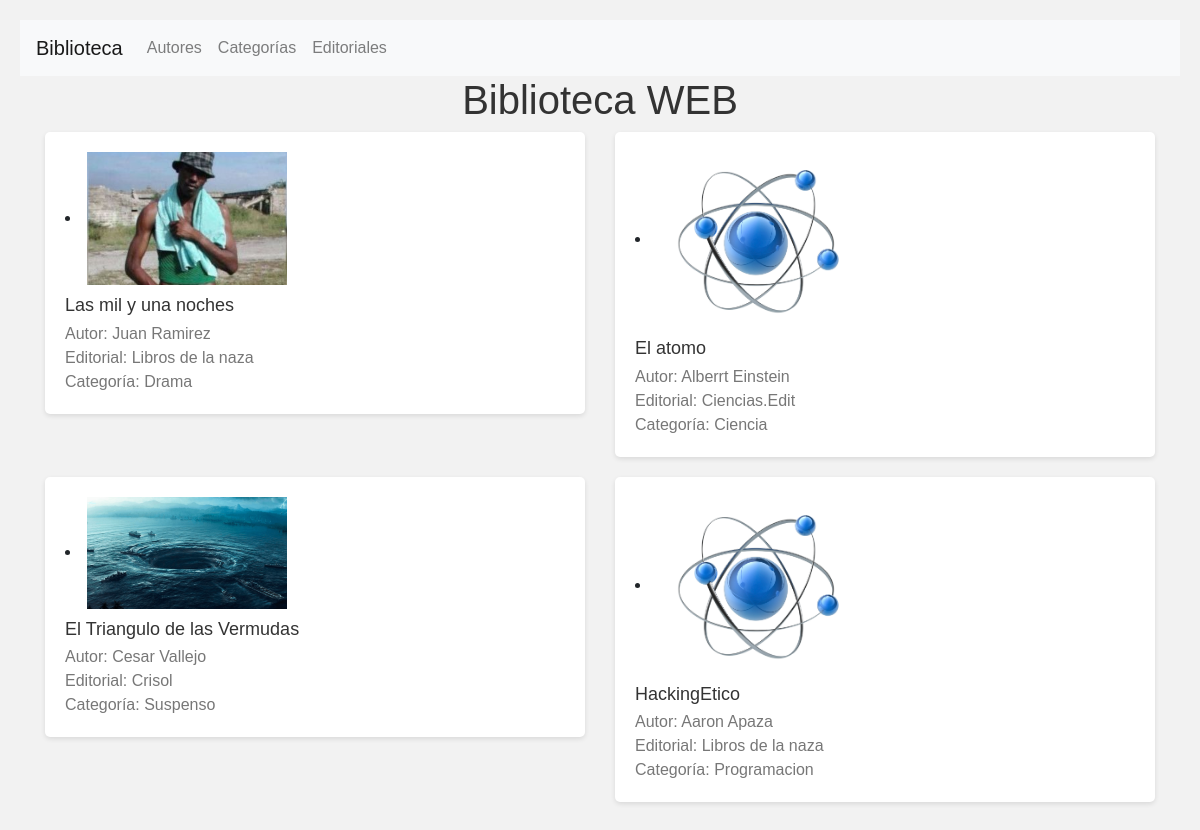
The page / on the database its author committed.
### biblioteca/models.py (models this page shows, shortened)
class Libro(models.Model):
    titulo = models.CharField(max_length=200)
    autor = models.ForeignKey(Autor, on_delete=models.CASCADE)
    categoria = models.ForeignKey(Categoria, on_delete=models.CASCADE)
    editorial = models.ForeignKey(Editorial, on_delete=models.CASCADE)
    portada = models.ImageField(upload_to='portadas/', blank=True, null=True)

class Autor(models.Model):
    nombre = models.CharField(max_length=200)
    apellido = models.CharField(max_length=200)
    foto = models.ImageField(upload_to='foto/', blank=True, null=True)
    def __str__(self):
        return f"{self.nombre} {self.apellido}"

class Editorial(models.Model):
    nombre = models.CharField(max_length=100)
    direccion = models.CharField(max_length=200)
    def __str__(self):
        return self.nombre

class Categoria(models.Model):
    nombre = models.CharField(max_length=200)
    def __str__(self):
        return self.nombre

### biblioteca/views.py (the view)
# urls.py: path('', views.lista_libros, name='lista_libros'),
def lista_libros(request):
    libros = Libro.objects.all()
    return render(request, 'lista_libros.html', {'libros': libros})

### biblioteca/templates/lista_libros.html (shortened to what this page needs)
<!DOCTYPE html>
<html>
<head>
    <link rel="stylesheet" href="https://stackpath.bootstrapcdn.com/bootstrap/4.5.0/css/bootstrap.min.css">
</head>
<body>
    <nav class="navbar navbar-expand-lg navbar-light bg-light">
        <a class="navbar-brand" href="{% url 'lista_libros' %}">Biblioteca</a>
        <div class="collapse navbar-collapse" id="navbarNav">
            <ul class="navbar-nav">
                <a class="nav-link" href="{% url 'autores' %}">Autores</a>
                <a class="nav-link" href="{% url 'categorias' %}">Categorías</a>
                <a class="nav-link" href="{% url 'editoriales' %}">Editoriales</a>
            </ul>
        </div>
    </nav>
    <h1>Biblioteca WEB</h1>
    <div class="container">
        <div class="row">
            {% for libro in libros %}
            <div class="col-md-6">
                <li>
                    <img src="{{ libro.portada.url }}" alt="Portada del libro">
                    <div class="book-details">
                        <h2>{{ libro.titulo }}</h2>
                        <p>Autor: {{ libro.autor }}</p>
                        <p>Editorial: {{ libro.editorial }}</p>
                        <p>Categoría: {{ libro.categoria }}</p>
                    </div>
                </li>
            </div>
            {% endfor %}
        </div>
    </div>
</body>
</html>

### biblioteca/templates/lista_libros.html (style rules this page uses)
body { font-family: Arial, sans-serif; background-color: #f2f2f2; margin: 0; padding: 20px; }
h1 { text-align: center; color: #333; }
ul { list-style-type: none; padding: 0; }
li { background-color: #fff; border-radius: 5px; box-shadow: 0 2px 5px rgba(0, 0, 0, 0.1); margin-bottom: 20px; padding: 20px; }
img { max-width: 200px; height: auto; margin-right: 20px; }
.book-details { margin-top: 10px; }
h2 { color: #333; font-size: 18px; margin-top: 0; margin-bottom: 5px; }
p { margin: 0; color: #777; }

### rows shown on the page
Libro: portada (picture), titulo "Las mil y una noches", autor "Juan Ramirez", editorial "Libros de la naza", categoria "Drama"
Libro: portada (picture), titulo "El atomo", autor "Alberrt Einstein", editorial "Ciencias.Edit", categoria "Ciencia"
Libro: portada (picture), titulo "El Triangulo de las Vermudas", autor "Cesar Vallejo", editorial "Crisol", categoria "Suspenso"
Libro: portada (picture), titulo "HackingEtico", autor "Aaron Apaza", editorial "Libros de la naza", categoria "Programacion"
